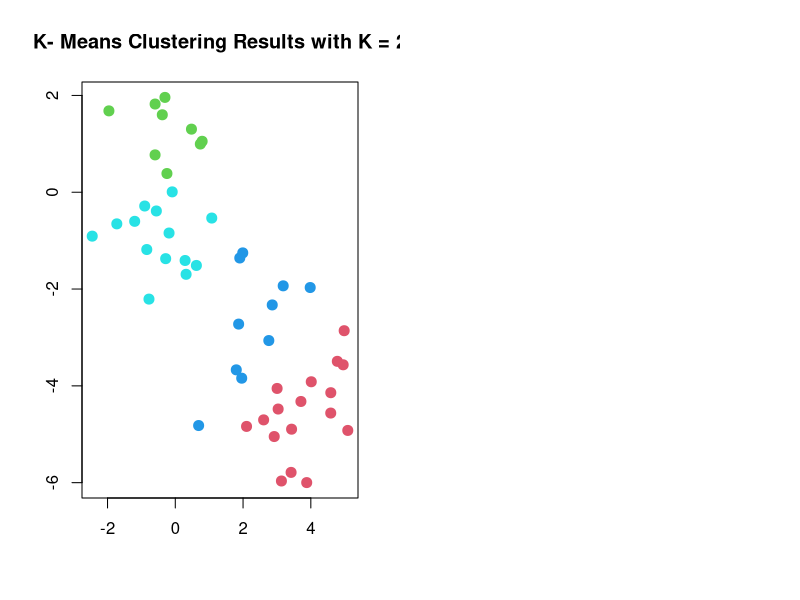

Write R code to recreate this figure.
set.seed (2)
x <- matrix ( rnorm (50 * 2), ncol = 2)
x[1:25, 1] <- x[1:25, 1] + 3
x[1:25, 2] <- x[1:25, 2] - 4
km.out <- kmeans (x, 4, nstart = 20)
km.out$cluster
par (mfrow = c(1, 2))
plot (x, col = (km.out$cluster + 1), main = "K- Means Clustering Results with K = 2",xlab = "", ylab = "", pch = 20, cex = 2)